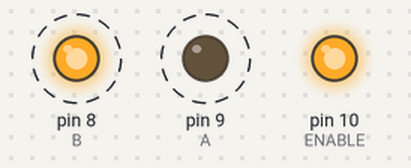
Bench run of a sketch on a simulated Arduino Uno, built with avr-gcc and run on an emulated ATmega328P. Parts: output pins drawn as LEDs (lit = HIGH). Dashed ring = blinking.

Above: at 0.2 s.
Timing chart, 0 to 3.0 s (numbered marks = the images above):
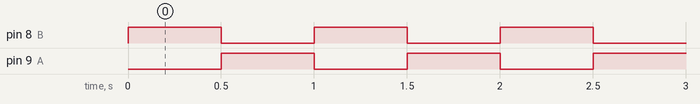

Measured:
- by itself, pin 8 (B), pin 9 (A): alternates HIGH for 0.50 s and LOW for 0.50 s

The sketch:

h_bridge_test.ino
```cpp
#define ENABLE 10
#define A 9
#define B 8

int dir= 0;

void setup()
{
  pinMode(ENABLE, OUTPUT);
  pinMode(A, OUTPUT);
  pinMode(B, OUTPUT);

  digitalWrite(A, LOW);
  digitalWrite(B, LOW);
  digitalWrite(ENABLE, HIGH);
}

void loop()
{
  if (dir==0)
  {
    digitalWrite(A, LOW);
    digitalWrite(B, HIGH);
    dir = 1;
  } else {
    digitalWrite(A, HIGH);
    digitalWrite(B, LOW);
    dir = 0;
  }
  delay(500);
}
```
